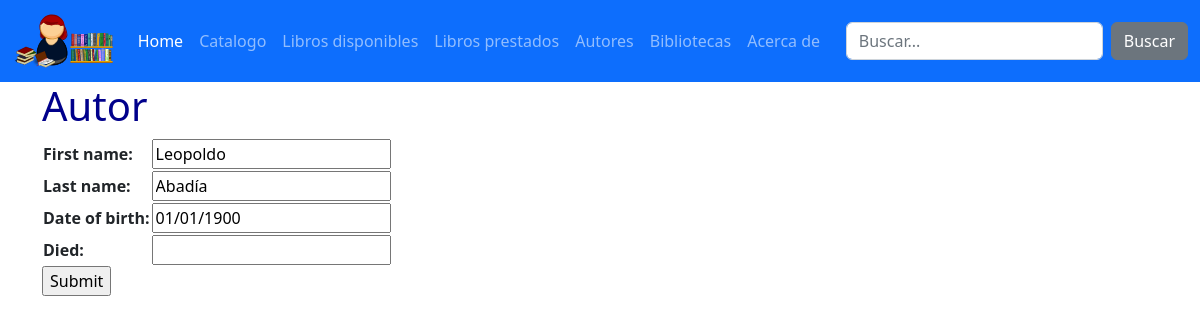
The page /catalogo/autores/7/update/ on the database its author committed.
### catalog/models.py (models this page shows, shortened)
class Author (models.Model):
    first_name = models.CharField(max_length=100)
    last_name = models.CharField(max_length=100)
    date_of_birth = models.DateField(null=True, blank=True)
    date_of_death = models.DateField('Died', null=True, blank=True)
    class Meta:
            ordering = ['last_name', 'first_name']

### catalog/views.py (the view)
# urls.py: path('autores/<int:pk>/update/', AuthorUpdate.as_view(), name='author-update'),
class AuthorUpdate(UpdateView):
    model = Author
    fields = '__all__' # Not recommended (potential security issue if more fields added)
    success_url = reverse_lazy('lista-autores')

### catalog/templates/catalog/author_form.html (shortened to what this page needs)
{% extends "base.html" %}
{% load i18n %}
{% block content %}
<h1>{% trans "Author" %}</h1>
  <form action="" method="post">
    <table>
    {{ form.as_table }}
    </table>
    <input type="submit" value="Submit" />
  </form>
{% endblock %}

### catalog/static/css/custom_styles.css (style rules this page uses)
h1 { color: darkblue; }

### rows shown on the page
Author: first_name "Leopoldo", last_name "Abadía", date_of_birth "01/01/1900"
